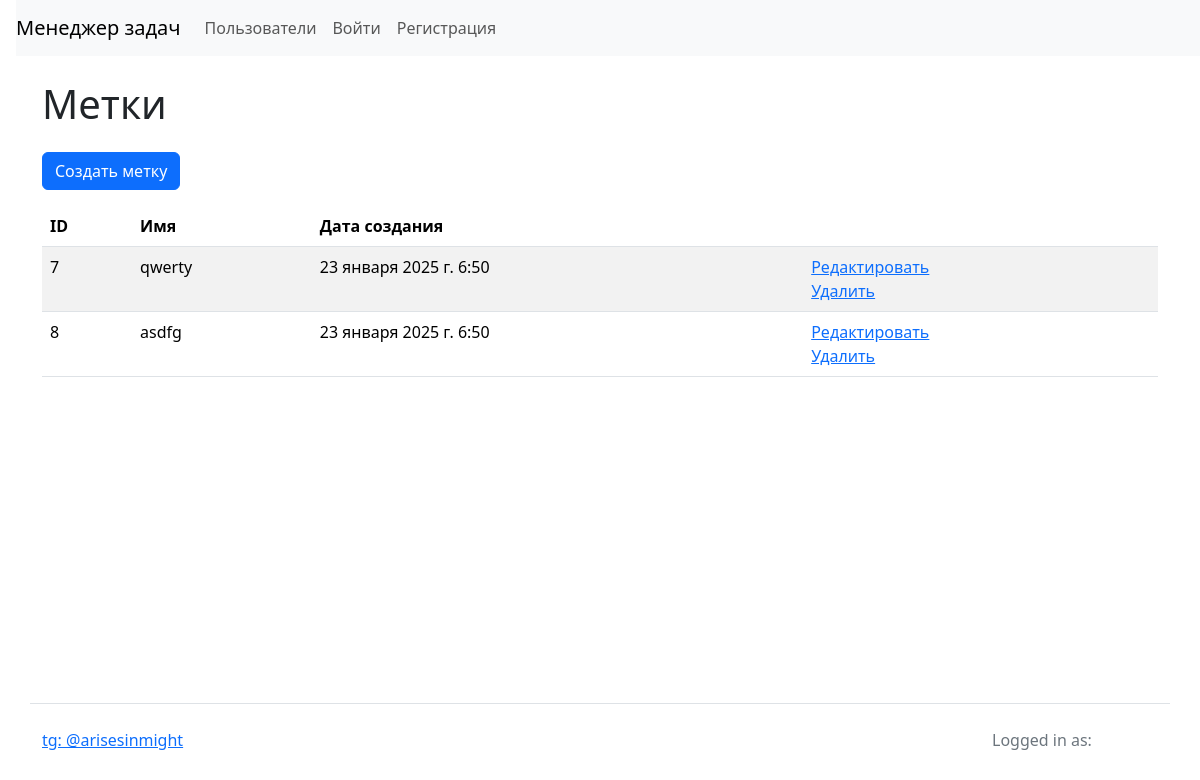
Screenshot of /labels/ with the database file from the repository.
### task_manager/labels/models.py (models this page shows, shortened)
class Label(models.Model):
    name = models.CharField(max_length=150)
    created_at = models.DateTimeField(auto_now_add=True)

### task_manager/labels/views.py (the view)
# urls.py: path('',  views.LabelsIndexView.as_view(), name='labels_index'),
class LabelsIndexView(LoginRequired, View):
    def get(self, request, *args, **kwargs):
        labels = Label.objects.all()
        return render(request, 'labels/labels_index.html', context={'labels': labels})

### task_manager/templates/labels/labels_index.html (shortened to what this page needs)
{% extends "base.html" %}
{% block content %}
{% load i18n %}
<h1 class="my-4">
{% trans 'Labels' %}
</h1>
<a href="{% url 'label_create' %}" class="btn btn-primary" role="button">
  {% trans 'Create label' %}
</a>
<table class="table table-striped">
  <thead>
    <tr>
      <th>ID</th>
      <th>{% trans 'Name' %}</th>
      <th>{% trans 'Created at' %}</th>
      <th></th>
    </tr>
  </thead>
  <tbody>
    {% for label in labels %}
      <tr>
        <td>{{ label.id }}</td>
        <td>{{ label.name }}</td>
        <td>{{ label.created_at }}</td>
        <td>
          <a href="{% url 'label_update' pk=label.id %}">{% trans 'Update' %}</a>
          <br>
          <a href="{% url 'label_delete' pk=label.id %}">{% trans 'Delete' %}</a>
        </td>
      </tr>
    {% endfor %}
  </tbody>
</table>
{% endblock %}

### rows the page displays
Label: id "7", name "qwerty", created_at "23 января 2025 г. 6:50"
Label: id "8", name "asdfg", created_at "23 января 2025 г. 6:50"
